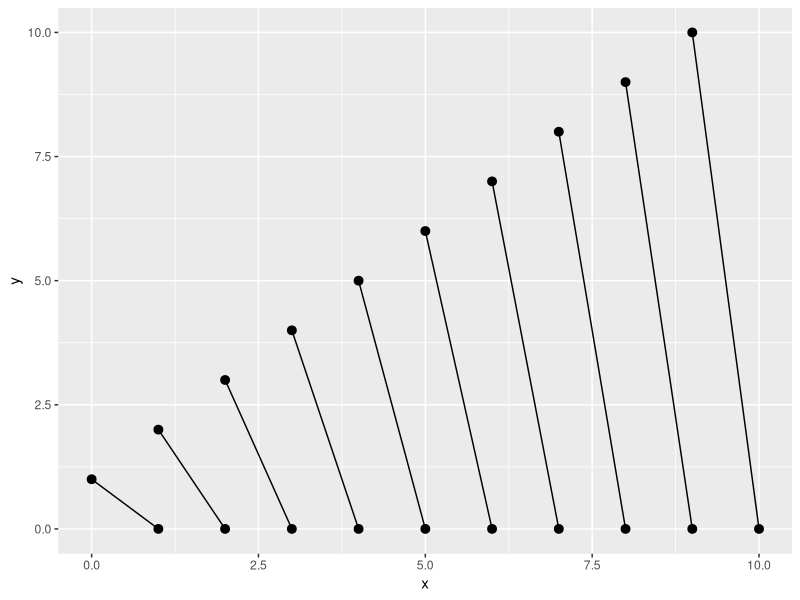
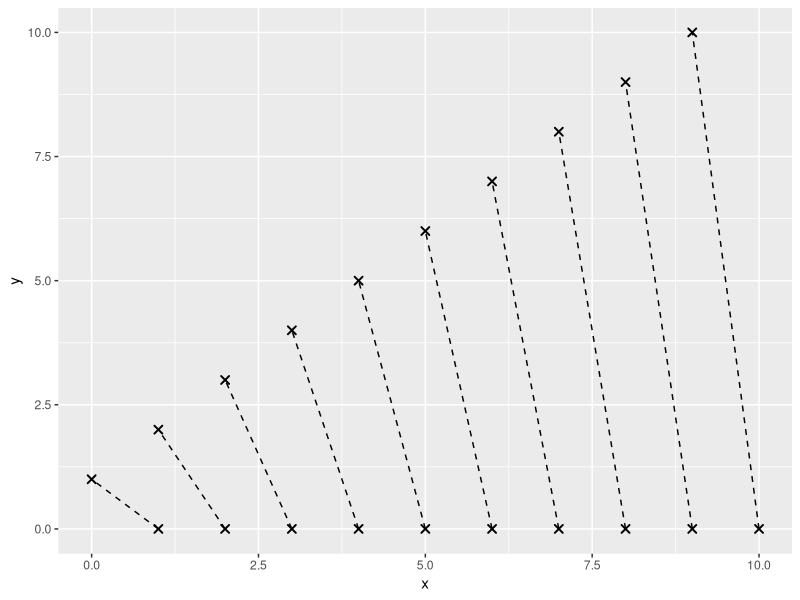

Source code (R) for these figures, in order: (Note: this script raises an error after producing the figures.)
## ---- chunk 1
knitr::opts_chunk$set(echo = TRUE)
options(tidyverse.quiet = TRUE)
## ---- chunk 2
library(tidyverse)

GeomBarbell <- ggproto("GeomBarbell", Geom,
  
  required_aes = c("x", "y", "xend", "yend"),
  
  default_aes = aes(
    colour = "black",
    linewidth = .5,
    size = 2,
    linetype = 1,
    shape = 19,
    fill = NA,
    alpha = NA,
    stroke = 1
  ),
  
  draw_panel = function(data, panel_params, coord, ...) {
    
    # Transformed data for the points
    point1 <- transform(data) 
    point2 <- transform(data, x = xend, y = yend)    
    
    # Return all three components
    grid::gList(
      GeomSegment$draw_panel(data, panel_params, coord, ...),
      GeomPoint$draw_panel(point1, panel_params, coord, ...),
      GeomPoint$draw_panel(point2, panel_params, coord, ...)
    )
  }
) 

geom_barbell <- function(mapping = NULL, 
                         data = NULL, 
                         stat = "identity", 
                         position = "identity", 
                         ..., 
                         na.rm = FALSE, 
                         show.legend = NA, 
                         inherit.aes = TRUE) {
  layer(
    data = data, 
    mapping = mapping, 
    stat = stat, 
    geom = GeomBarbell, 
    position = position, 
    show.legend = show.legend, 
    inherit.aes = inherit.aes, 
    params = list(na.rm = na.rm, ...)
  )
}


df <- data.frame(x = 1:10, xend = 0:9, y = 0, yend = 1:10)
base <- ggplot(df, aes(x, y, xend = xend, yend = yend))

base + geom_barbell()
base + geom_barbell(shape = 4, linetype = "dashed")  
## ---- chunk 3
GeomSegment$default_aes
GeomPoint$default_aes

# Duplicated aesthetics after name standardisation: colour and alpha

library(ggplot2)
list(GeomPoint$default_aes, !!!GeomSegment$default_aes)

modifyList(GeomPoint$default_aes, GeomSegment$default_aes) # warns even with removal
## ---- chunk 4
library(tidyverse)

GeomBarbell <- ggproto(`_class` = "GeomBarbell", 
                       `_inherit` = ggplot2::Geom,
                       
  # required_aes = c("x", "y", "xend", "yend"),
  
  default_aes = modifyList(GeomPoint$default_aes, GeomSegment$default_aes),
  
  draw_panel = function(data, panel_params, coord, ...) {
    
    # Transformed data for the points
    point1data <- transform(data) 
    point2data <- transform(data, x = xend, y = yend)    
    
    # Return all three components
    grid::gList(
      GeomSegment$draw_panel(data, panel_params, coord, ...),
      GeomPoint$draw_panel(point1data, panel_params, coord, ...),
      GeomPoint$draw_panel(point2data, panel_params, coord, ...)
    )
  }
) 

df <- data.frame(x = 1:10, xend = 0:9, y = 0, yend = 1:10)

ggplot(df, aes(x, y, xend = xend, yend = yend)) + 
  stat_identity(geom = GeomBarbell, linetype = "dotted")
## ---- chunk 5
library(tidyverse)

draw_panel_lollipop <- function(data, panel_params, coord, ...) {
    
    # Transformed data for the points
    segmentdata <- transform(data, xend = x, yend = 0)
    point1data <- transform(data) 
    point2data <- transform(data, y = 0)    
    
    # Return all three components
    grid::gList(
      GeomSegment$draw_panel(segmentdata, panel_params, coord, ...),
      GeomPoint$draw_panel(point1data, panel_params, coord, ...),
      GeomPoint$draw_panel(point2data, panel_params, coord, ...)
    )
    
  }


# what can I put in here for panel_params....
# cars %>% 
#   select(x = speed, y = dist) %>%
#   mutate(xend = x, yend = 0) %>% 
#   draw_panel_barbell(coord = CoordCartesian)

GeomLollipop <- ggproto(`_class` = "GeomLollipop", 
                       `_inherit` = Geom,
                       
                       default_aes = # modifyList from @yjunechoe
                         aes(!!!modifyList(GeomPoint$default_aes,
                                           GeomSegment$default_aes)),
                             
                       draw_panel = draw_panel_lollipop
      )


df <- data.frame(x = 1:10, y = 1:10)
base <- ggplot(df, aes(x, y))

base + 
  stat_identity(geom = GeomLollipop, 
                linetype = "dashed")

geom_barbell <- function(...){
  
  stat_identity(geom = GeomLollipop,...)
  
}


base + 
  geom_barbell()
